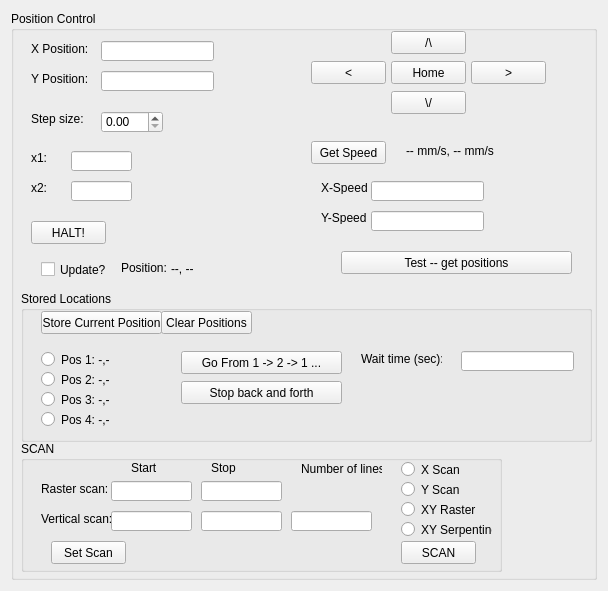
<?xml version="1.0" encoding="UTF-8"?>
<ui version="4.0">
 <class>Form</class>
 <widget class="QWidget" name="Form">
  <property name="geometry">
   <rect>
    <x>0</x>
    <y>0</y>
    <width>608</width>
    <height>591</height>
   </rect>
  </property>
  <property name="sizePolicy">
   <sizepolicy hsizetype="Preferred" vsizetype="Preferred">
    <horstretch>0</horstretch>
    <verstretch>0</verstretch>
   </sizepolicy>
  </property>
  <property name="windowTitle">
   <string>ASI Stage Control</string>
  </property>
  <layout class="QHBoxLayout" name="horizontalLayout">
   <item>
    <widget class="QGroupBox" name="groupBox">
     <property name="title">
      <string>Position Control</string>
     </property>
     <widget class="QLabel" name="label">
      <property name="geometry">
       <rect>
        <x>20</x>
        <y>30</y>
        <width>91</width>
        <height>16</height>
       </rect>
      </property>
      <property name="text">
       <string>X Position:</string>
      </property>
     </widget>
     <widget class="QLabel" name="label_2">
      <property name="geometry">
       <rect>
        <x>20</x>
        <y>60</y>
        <width>81</width>
        <height>16</height>
       </rect>
      </property>
      <property name="text">
       <string>Y Position: </string>
      </property>
     </widget>
     <widget class="QLineEdit" name="lineEdit_xpos">
      <property name="geometry">
       <rect>
        <x>90</x>
        <y>30</y>
        <width>113</width>
        <height>20</height>
       </rect>
      </property>
     </widget>
     <widget class="QLineEdit" name="lineEdit_ypos">
      <property name="geometry">
       <rect>
        <x>90</x>
        <y>60</y>
        <width>113</width>
        <height>20</height>
       </rect>
      </property>
     </widget>
     <widget class="QPushButton" name="pushButton_up">
      <property name="geometry">
       <rect>
        <x>380</x>
        <y>20</y>
        <width>75</width>
        <height>23</height>
       </rect>
      </property>
      <property name="text">
       <string>/\</string>
      </property>
     </widget>
     <widget class="QPushButton" name="pushButton_down">
      <property name="geometry">
       <rect>
        <x>380</x>
        <y>80</y>
        <width>75</width>
        <height>23</height>
       </rect>
      </property>
      <property name="text">
       <string>\/</string>
      </property>
     </widget>
     <widget class="QPushButton" name="pushButton_left">
      <property name="geometry">
       <rect>
        <x>300</x>
        <y>50</y>
        <width>75</width>
        <height>23</height>
       </rect>
      </property>
      <property name="text">
       <string>&lt;</string>
      </property>
     </widget>
     <widget class="QPushButton" name="pushButton_right">
      <property name="geometry">
       <rect>
        <x>460</x>
        <y>50</y>
        <width>75</width>
        <height>23</height>
       </rect>
      </property>
      <property name="text">
       <string>&gt;</string>
      </property>
     </widget>
     <widget class="QPushButton" name="pushButton_home">
      <property name="geometry">
       <rect>
        <x>380</x>
        <y>50</y>
        <width>75</width>
        <height>23</height>
       </rect>
      </property>
      <property name="text">
       <string>Home</string>
      </property>
     </widget>
     <widget class="QCheckBox" name="updateInfo_checkBox">
      <property name="geometry">
       <rect>
        <x>30</x>
        <y>250</y>
        <width>70</width>
        <height>17</height>
       </rect>
      </property>
      <property name="text">
       <string>Update?</string>
      </property>
     </widget>
     <widget class="QDoubleSpinBox" name="doubleSpinBoxStep">
      <property name="geometry">
       <rect>
        <x>90</x>
        <y>100</y>
        <width>62</width>
        <height>22</height>
       </rect>
      </property>
     </widget>
     <widget class="QLabel" name="label_3">
      <property name="geometry">
       <rect>
        <x>20</x>
        <y>100</y>
        <width>61</width>
        <height>16</height>
       </rect>
      </property>
      <property name="text">
       <string>Step size:</string>
      </property>
     </widget>
     <widget class="QLabel" name="label_4">
      <property name="geometry">
       <rect>
        <x>110</x>
        <y>250</y>
        <width>46</width>
        <height>13</height>
       </rect>
      </property>
      <property name="text">
       <string>Position:</string>
      </property>
     </widget>
     <widget class="QLabel" name="label_position">
      <property name="geometry">
       <rect>
        <x>160</x>
        <y>250</y>
        <width>161</width>
        <height>16</height>
       </rect>
      </property>
      <property name="text">
       <string>--, --</string>
      </property>
     </widget>
     <widget class="QPushButton" name="pushButton_test">
      <property name="geometry">
       <rect>
        <x>330</x>
        <y>240</y>
        <width>231</width>
        <height>23</height>
       </rect>
      </property>
      <property name="text">
       <string>Test -- get positions</string>
      </property>
     </widget>
     <widget class="QPushButton" name="pushButton_halt">
      <property name="geometry">
       <rect>
        <x>20</x>
        <y>210</y>
        <width>75</width>
        <height>23</height>
       </rect>
      </property>
      <property name="text">
       <string>HALT!</string>
      </property>
     </widget>
     <widget class="QPushButton" name="pushButton_getSpeed">
      <property name="geometry">
       <rect>
        <x>300</x>
        <y>130</y>
        <width>75</width>
        <height>23</height>
       </rect>
      </property>
      <property name="text">
       <string>Get Speed</string>
      </property>
     </widget>
     <widget class="QLabel" name="label_speed">
      <property name="geometry">
       <rect>
        <x>395</x>
        <y>130</y>
        <width>131</width>
        <height>20</height>
       </rect>
      </property>
      <property name="text">
       <string>-- mm/s, -- mm/s</string>
      </property>
     </widget>
     <widget class="QGroupBox" name="groupBox_2">
      <property name="geometry">
       <rect>
        <x>10</x>
        <y>430</y>
        <width>481</width>
        <height>131</height>
       </rect>
      </property>
      <property name="title">
       <string>SCAN</string>
      </property>
      <widget class="QLabel" name="label_5">
       <property name="geometry">
        <rect>
         <x>20</x>
         <y>40</y>
         <width>101</width>
         <height>16</height>
        </rect>
       </property>
       <property name="text">
        <string>Raster scan:</string>
       </property>
      </widget>
      <widget class="QLabel" name="label_6">
       <property name="geometry">
        <rect>
         <x>110</x>
         <y>20</y>
         <width>46</width>
         <height>13</height>
        </rect>
       </property>
       <property name="text">
        <string>Start</string>
       </property>
      </widget>
      <widget class="QLabel" name="label_7">
       <property name="geometry">
        <rect>
         <x>190</x>
         <y>20</y>
         <width>46</width>
         <height>13</height>
        </rect>
       </property>
       <property name="text">
        <string>Stop</string>
       </property>
      </widget>
      <widget class="QLabel" name="label_8">
       <property name="geometry">
        <rect>
         <x>20</x>
         <y>70</y>
         <width>91</width>
         <height>16</height>
        </rect>
       </property>
       <property name="text">
        <string>Vertical scan:</string>
       </property>
      </widget>
      <widget class="QLineEdit" name="lineEdit_rstart">
       <property name="geometry">
        <rect>
         <x>90</x>
         <y>40</y>
         <width>81</width>
         <height>20</height>
        </rect>
       </property>
      </widget>
      <widget class="QLineEdit" name="lineEdit_vstart">
       <property name="geometry">
        <rect>
         <x>90</x>
         <y>70</y>
         <width>81</width>
         <height>20</height>
        </rect>
       </property>
      </widget>
      <widget class="QLineEdit" name="lineEdit_rstop">
       <property name="geometry">
        <rect>
         <x>180</x>
         <y>40</y>
         <width>81</width>
         <height>20</height>
        </rect>
       </property>
      </widget>
      <widget class="QLineEdit" name="lineEdit_vstop">
       <property name="geometry">
        <rect>
         <x>180</x>
         <y>70</y>
         <width>81</width>
         <height>20</height>
        </rect>
       </property>
      </widget>
      <widget class="QLineEdit" name="lineEdit_vlines">
       <property name="geometry">
        <rect>
         <x>270</x>
         <y>70</y>
         <width>81</width>
         <height>20</height>
        </rect>
       </property>
      </widget>
      <widget class="QLabel" name="label_9">
       <property name="geometry">
        <rect>
         <x>280</x>
         <y>20</y>
         <width>81</width>
         <height>16</height>
        </rect>
       </property>
       <property name="text">
        <string>Number of lines</string>
       </property>
      </widget>
      <widget class="QPushButton" name="pushButton_setScan">
       <property name="geometry">
        <rect>
         <x>30</x>
         <y>100</y>
         <width>75</width>
         <height>23</height>
        </rect>
       </property>
       <property name="text">
        <string>Set Scan</string>
       </property>
      </widget>
      <widget class="QRadioButton" name="radioButton_xscan">
       <property name="geometry">
        <rect>
         <x>380</x>
         <y>20</y>
         <width>82</width>
         <height>17</height>
        </rect>
       </property>
       <property name="text">
        <string>X Scan</string>
       </property>
      </widget>
      <widget class="QRadioButton" name="radioButton_yscan">
       <property name="geometry">
        <rect>
         <x>380</x>
         <y>40</y>
         <width>82</width>
         <height>17</height>
        </rect>
       </property>
       <property name="text">
        <string>Y Scan</string>
       </property>
      </widget>
      <widget class="QRadioButton" name="radioButton_xyraster">
       <property name="geometry">
        <rect>
         <x>380</x>
         <y>60</y>
         <width>82</width>
         <height>17</height>
        </rect>
       </property>
       <property name="text">
        <string>XY Raster</string>
       </property>
      </widget>
      <widget class="QRadioButton" name="radioButton_xyserp">
       <property name="geometry">
        <rect>
         <x>380</x>
         <y>80</y>
         <width>91</width>
         <height>17</height>
        </rect>
       </property>
       <property name="text">
        <string>XY Serpentine</string>
       </property>
      </widget>
      <widget class="QPushButton" name="pushButton_scan">
       <property name="geometry">
        <rect>
         <x>380</x>
         <y>100</y>
         <width>75</width>
         <height>23</height>
        </rect>
       </property>
       <property name="text">
        <string>SCAN</string>
       </property>
      </widget>
     </widget>
     <widget class="QLabel" name="label_10">
      <property name="geometry">
       <rect>
        <x>310</x>
        <y>170</y>
        <width>46</width>
        <height>13</height>
       </rect>
      </property>
      <property name="text">
       <string>X-Speed:</string>
      </property>
     </widget>
     <widget class="QLabel" name="label_11">
      <property name="geometry">
       <rect>
        <x>310</x>
        <y>200</y>
        <width>46</width>
        <height>13</height>
       </rect>
      </property>
      <property name="text">
       <string>Y-Speed:</string>
      </property>
     </widget>
     <widget class="QLineEdit" name="lineEdit_xspeed">
      <property name="geometry">
       <rect>
        <x>360</x>
        <y>170</y>
        <width>113</width>
        <height>20</height>
       </rect>
      </property>
     </widget>
     <widget class="QLineEdit" name="lineEdit_yspeed">
      <property name="geometry">
       <rect>
        <x>360</x>
        <y>200</y>
        <width>113</width>
        <height>20</height>
       </rect>
      </property>
     </widget>
     <widget class="QLabel" name="label_12">
      <property name="geometry">
       <rect>
        <x>20</x>
        <y>140</y>
        <width>46</width>
        <height>13</height>
       </rect>
      </property>
      <property name="text">
       <string>x1:</string>
      </property>
     </widget>
     <widget class="QLineEdit" name="lineEdit_x1">
      <property name="geometry">
       <rect>
        <x>60</x>
        <y>140</y>
        <width>61</width>
        <height>20</height>
       </rect>
      </property>
     </widget>
     <widget class="QLabel" name="label_13">
      <property name="geometry">
       <rect>
        <x>20</x>
        <y>170</y>
        <width>46</width>
        <height>13</height>
       </rect>
      </property>
      <property name="text">
       <string>x2:</string>
      </property>
     </widget>
     <widget class="QLineEdit" name="lineEdit_x2">
      <property name="geometry">
       <rect>
        <x>60</x>
        <y>170</y>
        <width>61</width>
        <height>20</height>
       </rect>
      </property>
     </widget>
     <widget class="QGroupBox" name="groupBox_3">
      <property name="geometry">
       <rect>
        <x>10</x>
        <y>280</y>
        <width>571</width>
        <height>151</height>
       </rect>
      </property>
      <property name="title">
       <string>Stored Locations</string>
      </property>
      <widget class="QPushButton" name="storePos_pushButton">
       <property name="geometry">
        <rect>
         <x>20</x>
         <y>20</y>
         <width>121</width>
         <height>23</height>
        </rect>
       </property>
       <property name="text">
        <string>Store Current Position</string>
       </property>
      </widget>
      <widget class="QRadioButton" name="pos1_radioButton">
       <property name="geometry">
        <rect>
         <x>20</x>
         <y>60</y>
         <width>83</width>
         <height>17</height>
        </rect>
       </property>
       <property name="text">
        <string>Pos 1: -,-</string>
       </property>
      </widget>
      <widget class="QRadioButton" name="pos2_radioButton">
       <property name="geometry">
        <rect>
         <x>20</x>
         <y>80</y>
         <width>82</width>
         <height>17</height>
        </rect>
       </property>
       <property name="text">
        <string>Pos 2: -,-</string>
       </property>
      </widget>
      <widget class="QRadioButton" name="pos3_radioButton">
       <property name="geometry">
        <rect>
         <x>20</x>
         <y>100</y>
         <width>82</width>
         <height>17</height>
        </rect>
       </property>
       <property name="text">
        <string>Pos 3: -,-</string>
       </property>
      </widget>
      <widget class="QRadioButton" name="pos4_radioButton">
       <property name="geometry">
        <rect>
         <x>20</x>
         <y>120</y>
         <width>82</width>
         <height>17</height>
        </rect>
       </property>
       <property name="text">
        <string>Pos 4: -,-</string>
       </property>
      </widget>
      <widget class="QPushButton" name="clearPos_pushButton">
       <property name="geometry">
        <rect>
         <x>140</x>
         <y>20</y>
         <width>91</width>
         <height>23</height>
        </rect>
       </property>
       <property name="text">
        <string>Clear Positions</string>
       </property>
      </widget>
      <widget class="QPushButton" name="startBackAndForth_pushButton">
       <property name="geometry">
        <rect>
         <x>160</x>
         <y>60</y>
         <width>161</width>
         <height>23</height>
        </rect>
       </property>
       <property name="text">
        <string>Go From 1 -&gt; 2 -&gt; 1 ...</string>
       </property>
      </widget>
      <widget class="QLabel" name="label_14">
       <property name="geometry">
        <rect>
         <x>340</x>
         <y>60</y>
         <width>81</width>
         <height>16</height>
        </rect>
       </property>
       <property name="text">
        <string>Wait time (sec):</string>
       </property>
      </widget>
      <widget class="QLineEdit" name="waitTime_lineEdit">
       <property name="geometry">
        <rect>
         <x>440</x>
         <y>60</y>
         <width>113</width>
         <height>20</height>
        </rect>
       </property>
      </widget>
      <widget class="QPushButton" name="stopBackAndForth_pushButton">
       <property name="geometry">
        <rect>
         <x>160</x>
         <y>90</y>
         <width>161</width>
         <height>23</height>
        </rect>
       </property>
       <property name="text">
        <string>Stop back and forth</string>
       </property>
      </widget>
     </widget>
    </widget>
   </item>
  </layout>
 </widget>
 <resources/>
 <connections/>
</ui>
